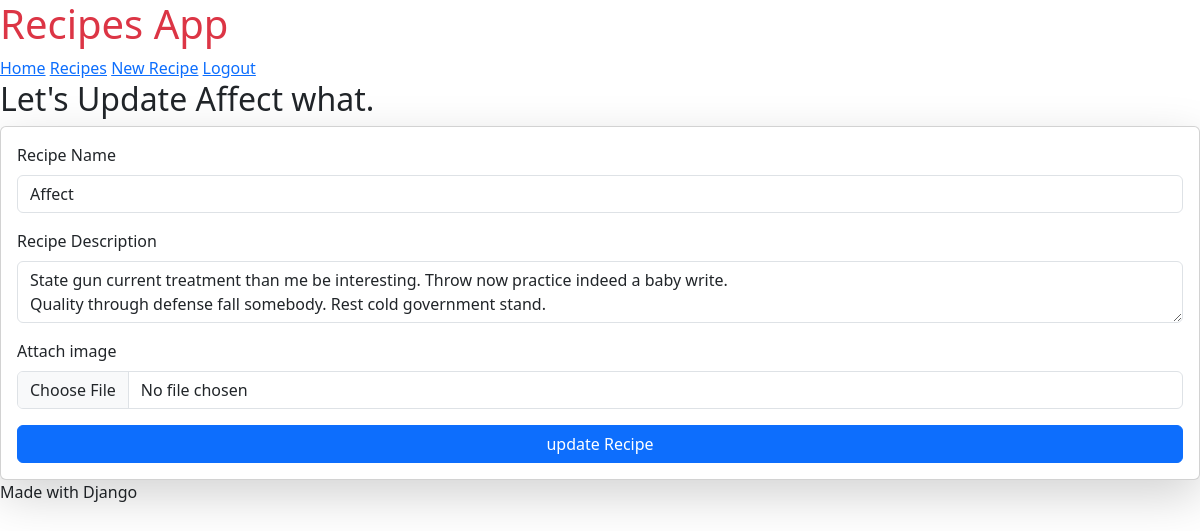
Screenshot of /update/affect-what/ (signed in) with the database file from the repository.
### recipe/models.py (models this page shows, shortened)
class Recipe(models.Model):
    user = models.ForeignKey(User, on_delete=models.SET_NULL, null=True, blank=True)
    title = models.CharField(max_length=100)
    description = models.TextField()
    image = models.ImageField(upload_to='recipes/')
    slug = models.SlugField(unique=True, blank=True)

### recipe/views.py (the view, shortened to what this page needs)
# urls.py: path('update/<slug>/', update_recipe, name="update_recipe"),
@login_required(login_url = "login_page")
def update_recipe(request, slug):
    recipe = get_object_or_404(Recipe, slug=slug)
    context = {"recipe": recipe}
    return render(request, 'recipe/update_recipe.html', context)

### recipe/templates/recipe/update_recipe.html (shortened to what this page needs)
{% extends "recipe/base.html" %}
{% block content %}
    <h2>Let's Update {{recipe.title}}</h2>
    <form class="card shadow-lg p-3" method="post" enctype="multipart/form-data" >
        <div class="mb-3">
            <label class="form-label">Recipe Name</label>
            <input type="text" name="title" value={{recipe.title}} class="form-control">
        </div>
        <div class="mb-3">
            <label class="form-label">Recipe Description</label>
            <textarea type="text" name="description" class="form-control" >{{recipe.description}}</textarea>
        </div>
        <div class="mb-3">
            <label for="formFile" class="form-label">Attach image</label>
                <input class="form-control" name="image" type="file" id="formFile">
            </div>
        <button type="submit" class="btn btn-primary">update Recipe</button>
    </form>
{% endblock %}

### rows the page displays
Recipe: title "Affect what.", description "State gun current treatment than me be interesting. Throw now practice indeed a baby write. Quality through defense fall somebody. Rest cold government stand."
